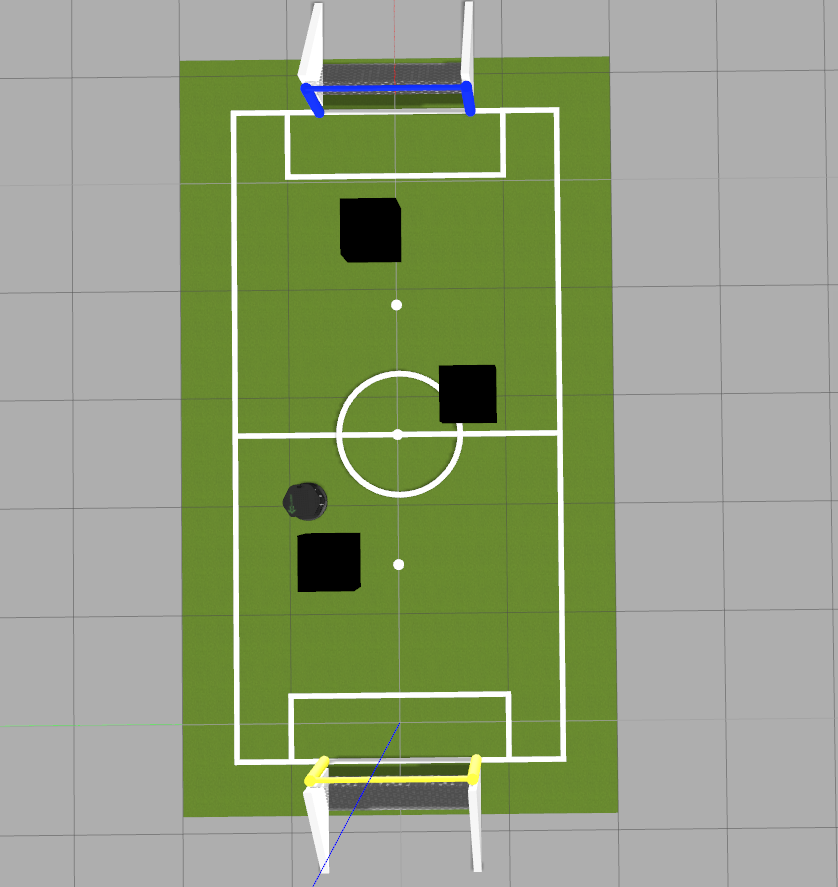
#> input picture ros_scripts/map.png, 838 x 887 px, found by its file name
$ python Ros_circle.py
#> lines starting #> are read from the running program, lines starting #| are printed output that depends on the picture; after the words box and inside, x2 and y2 are one past the last pixel; in counts of white or black regions, pixels touching at a corner belong together
import cv2
import cv2 as cv
import numpy as np
import os
import pandas as pd
import csv
import timeit
# import imutils
import json
import base64
from itertools import islice
readimg=cv.imread('map.png')
#> readimg is the input picture: shape (887, 838, 3); mean B, G, R 124.3, 157.9, 145.4

gray = cv.cvtColor(readimg, cv.COLOR_BGR2GRAY)
gray = cv.bilateralFilter(gray, 21, 75, 75)
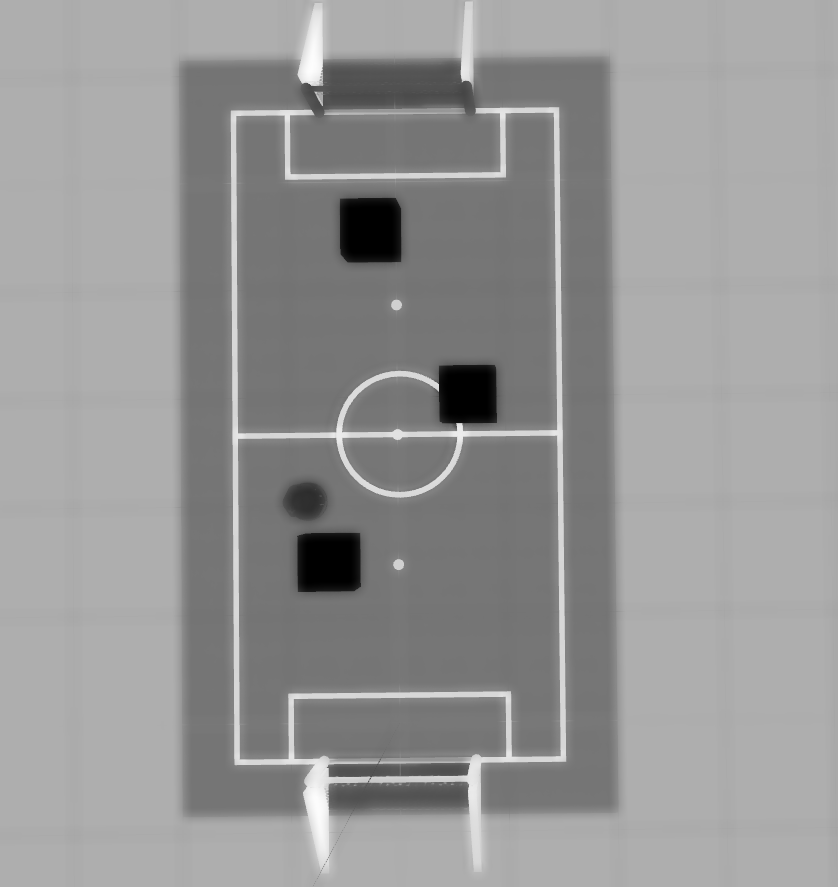
#> gray: shape (887, 838); min 0, max 253, mean 150
gray = cv.medianBlur(gray, 3)

sobelx = cv.Sobel(gray, cv.CV_64F, 1, 0, ksize=3)
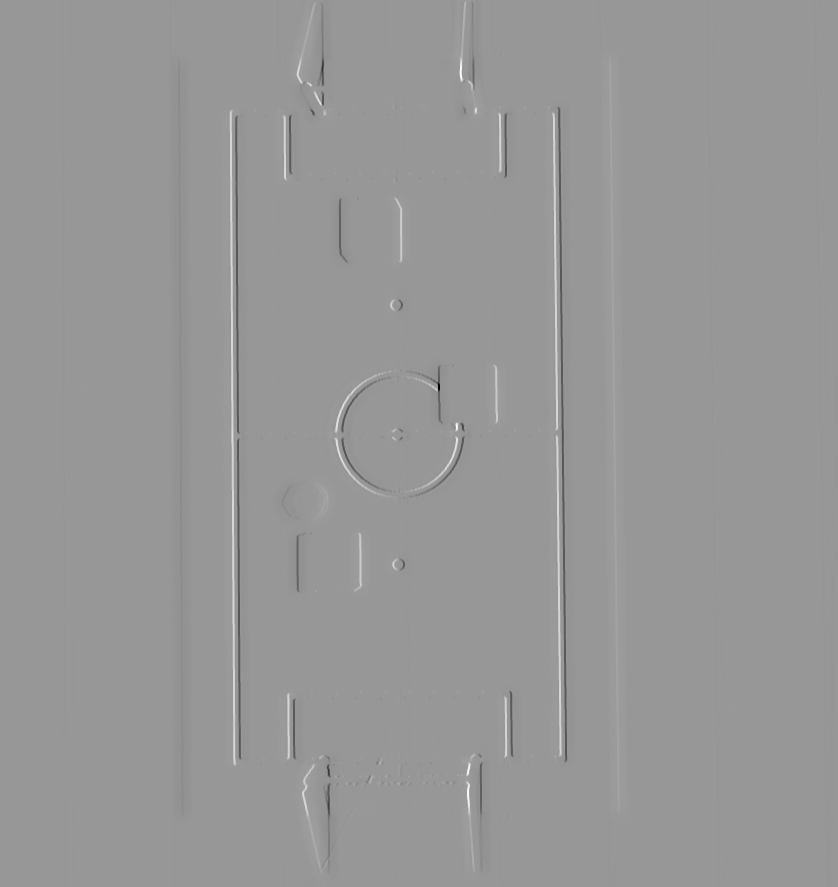
#> sobelx: shape (887, 838) float64; min -819, max 562, mean 0; drawn with min black and max white
sobely = cv.Sobel(gray, cv.CV_64F, 0, 1, ksize=3)
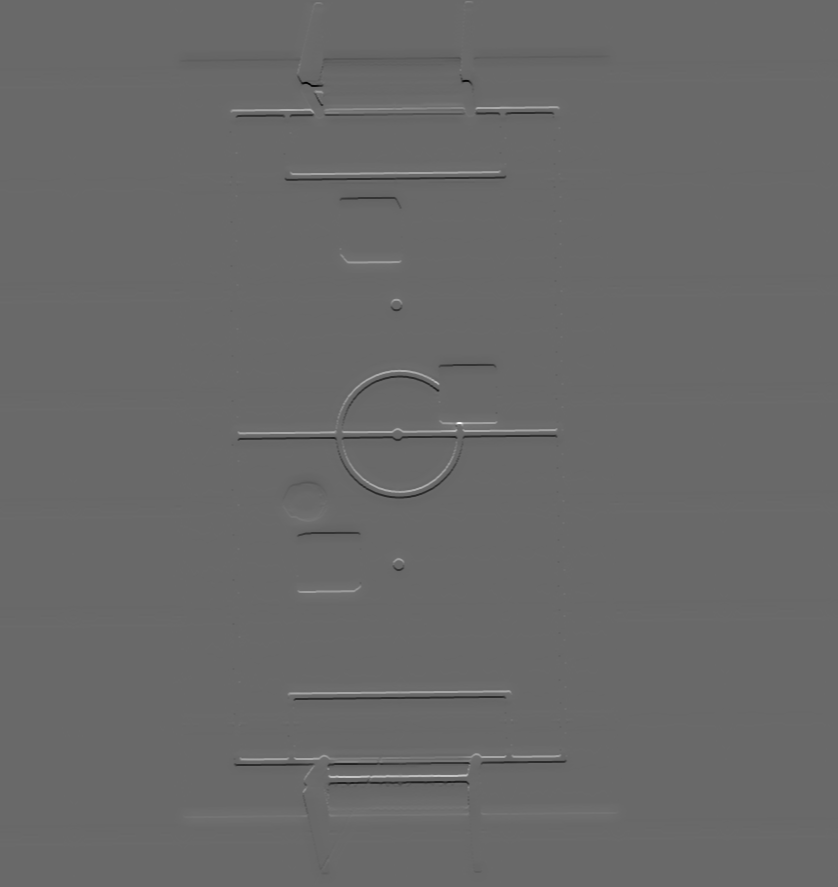
#> sobely: shape (887, 838) float64; min -589, max 832, mean 0; drawn with min black and max white
sobelx = cv.convertScaleAbs(sobelx)
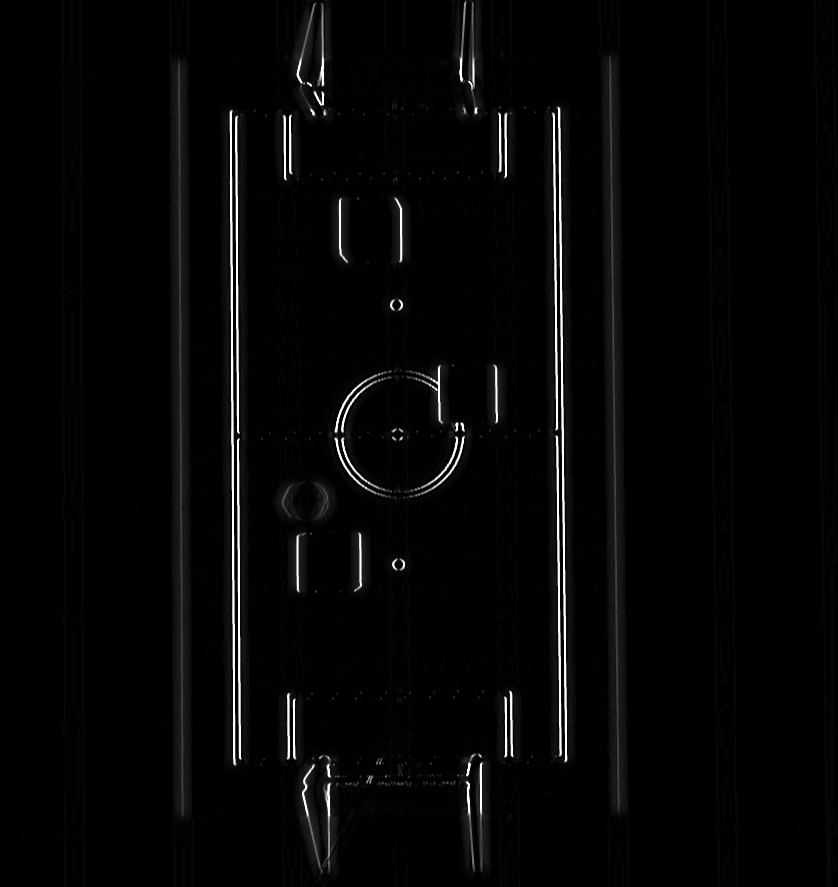
#> sobelx: shape (887, 838); min 0, max 255, mean 5.8
sobely = cv.convertScaleAbs(sobely)
sobelxy = cv.addWeighted(sobelx, 0.5, sobely, 0.5, 0)
edges = cv.Canny(sobelxy, 50, 150)
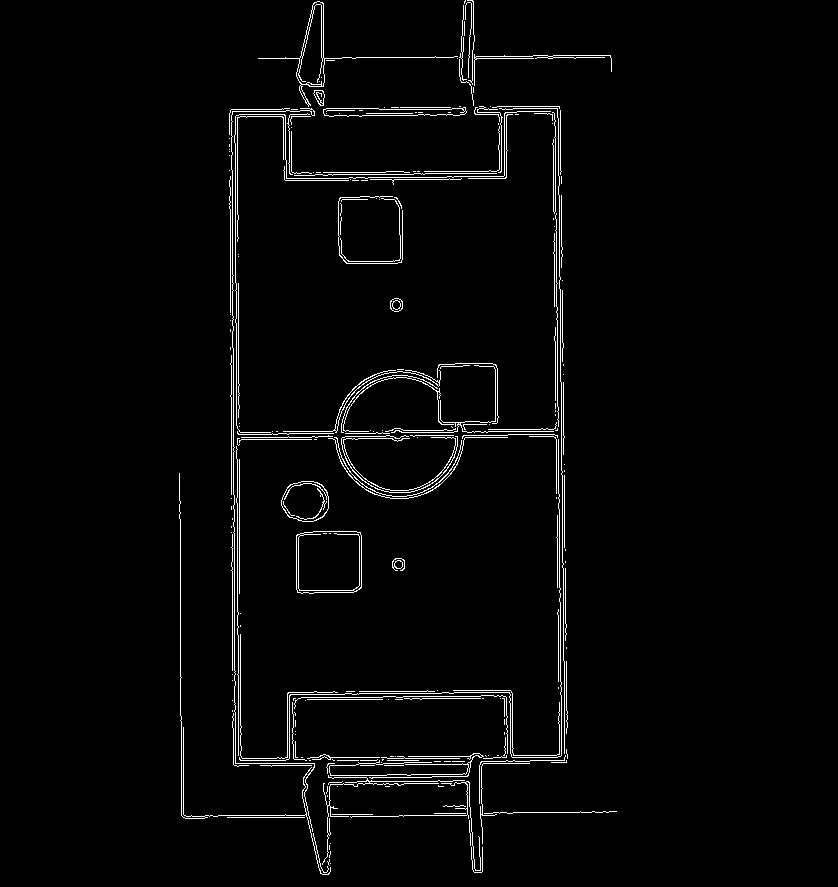
#> edges: shape (887, 838); 2.4% white in thin lines or dots, all inside (x1, y1, x2, y2) = (179, 0, 617, 875)

# [13 lines of commented-out code are left out]
circles = cv.HoughCircles(edges, cv.HOUGH_GRADIENT, 1, 3000, param1=100, param2=30, minRadius=00, maxRadius=40)
#> circles = [[306.5, 502.5, 22.7]]

if np.any(circles != None):
    circles = np.uint16(np.around(circles))  # 取整
#> circles = [[306, 502, 23]]
else:
    circles = np.array([[[0, 0, 0]]])

choose = circles[0, :]
#> choose = [[306, 502, 23]]

for i in circles[0, :]:
    # 画出来圆的边界
    cv.circle(readimg, (i[0], i[1]), i[2], (0, 0, 255), 2)
    # 画出来圆心
    cv.circle(readimg, (i[0], i[1]), 2, (0, 255, 255), 3)
#> this loop made 1 pass
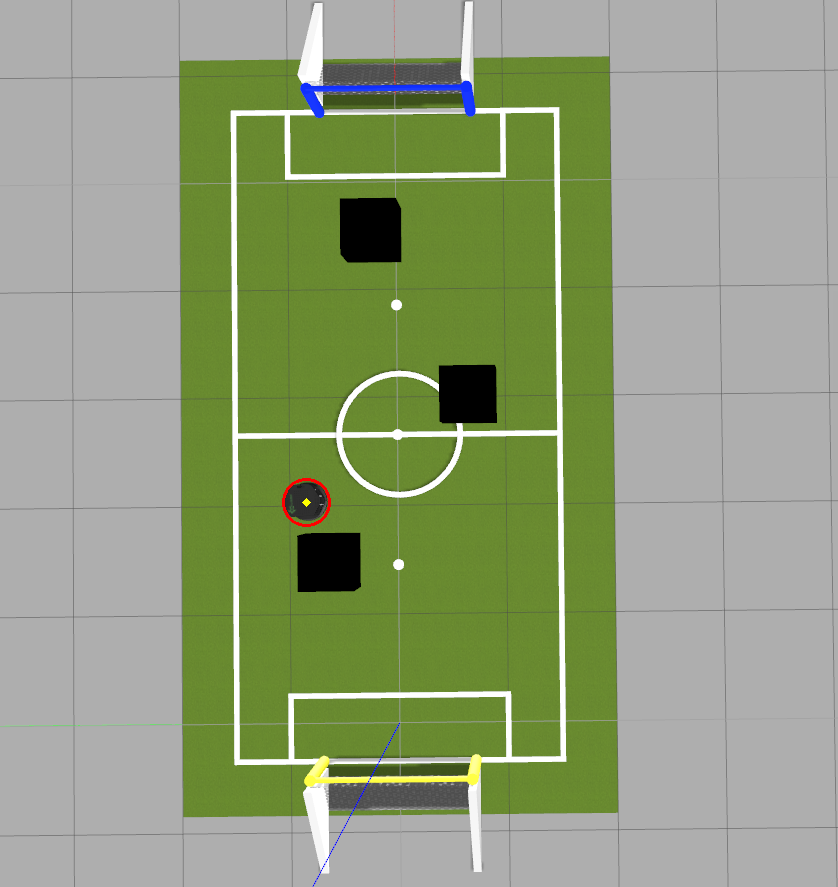
#> readimg: shape (887, 838, 3); 0.06% of pixels changed, all inside (x1, y1, x2, y2) = (282, 478, 331, 527)

cv.imshow("Circle", readimg)
cv.waitKey()
cv.destroyAllWindows()
print('choose',choose)
#| choose [[306 502  23]]
# print('choose[]',choose[0, 2]), (choose[0, 0]), (choose[0, 1])
r, x, y = (choose[0, 2]), (choose[0, 0]), (choose[0, 1])
#> r = 23; x = 306; y = 502
print(r,x,y)
#| 23 306 502

$ run again, with ros_scripts/challenge1.png copied over ros_scripts/map.png
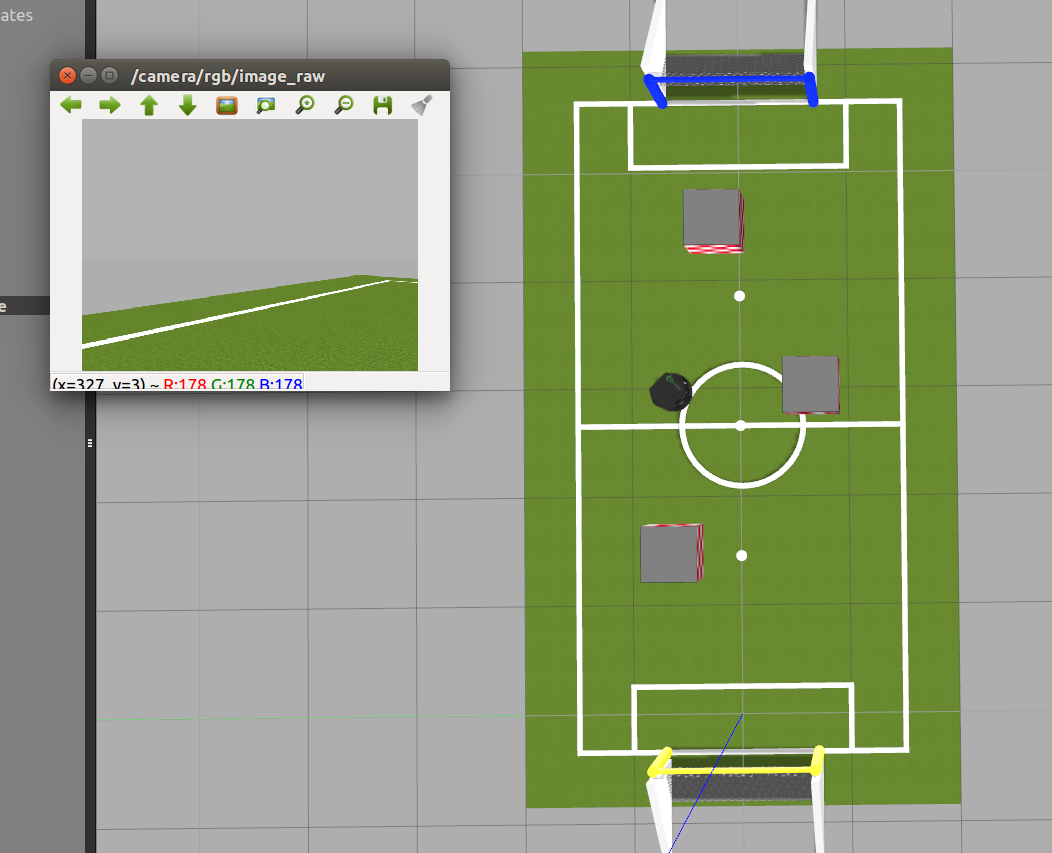
#> input picture ros_scripts/challenge1.png, 1052 x 853 px, found by its file name
#> readimg is the input picture: shape (853, 1052, 3); mean B, G, R 126.2, 156.9, 145.7
#> `sobely = cv.Sobel(gray, cv.CV_64F, 0, 1, ksize=3)`:
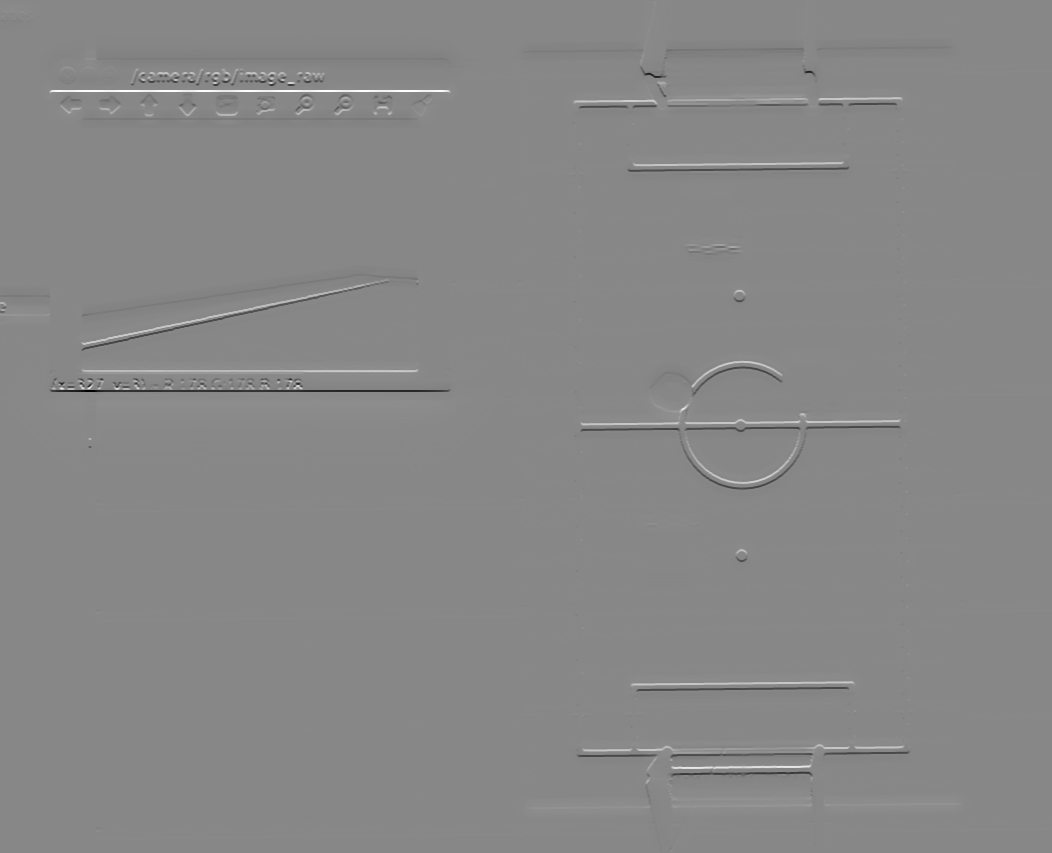
#> sobely: shape (853, 1052) float64; min -734, max 644, mean 0; drawn with min black and max white
#> `edges = cv.Canny(sobelxy, 50, 150)`:
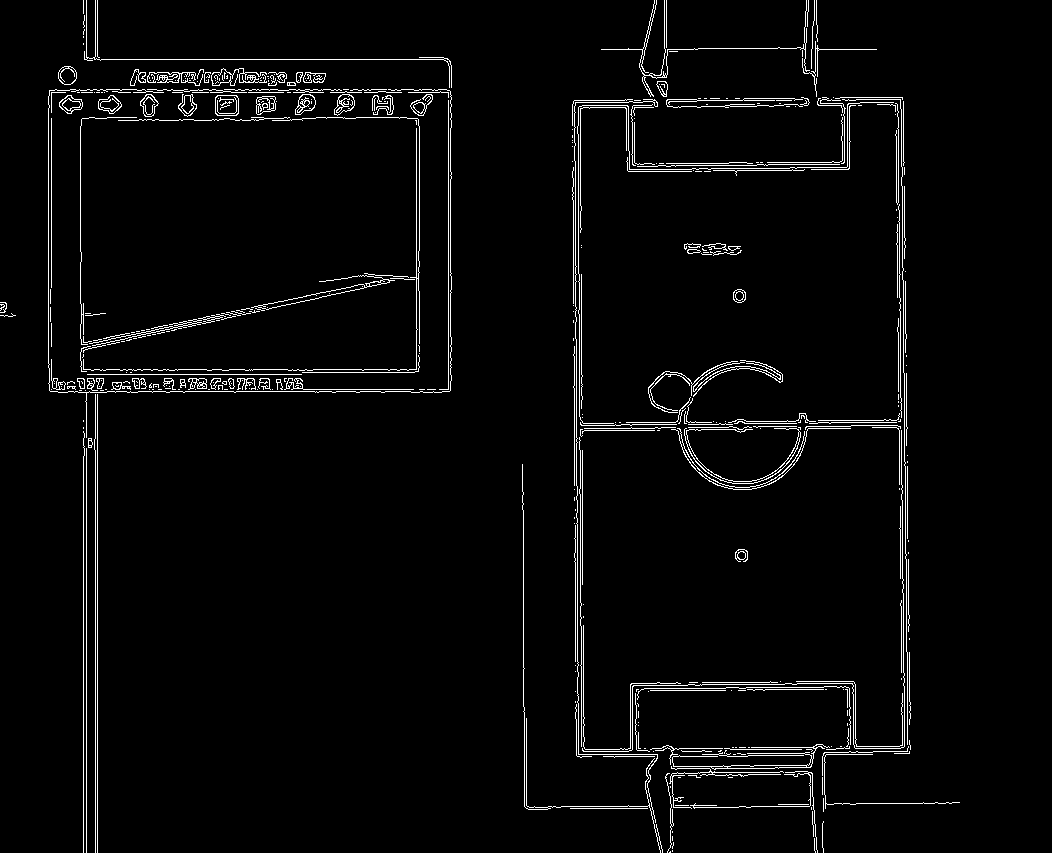
#> edges: shape (853, 1052); 3% white in thin lines or dots
#> circles = None

$ run again, with ros_scripts/chess1.png copied over ros_scripts/map.png
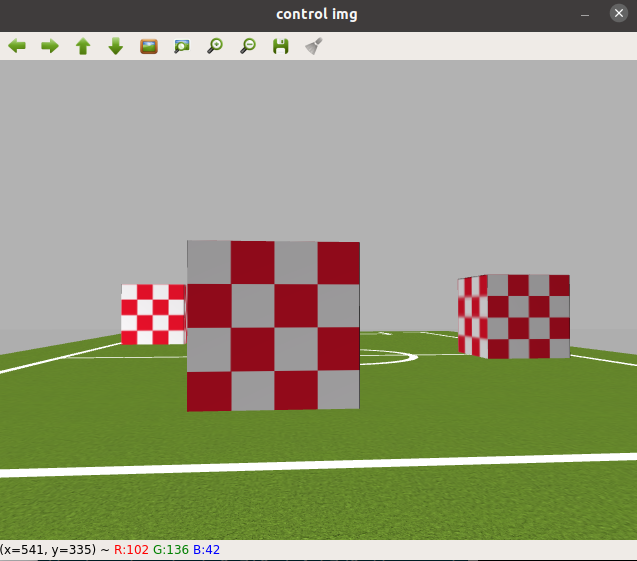
#> input picture ros_scripts/chess1.png, 637 x 561 px, found by its file name
#> readimg is the input picture: shape (561, 637, 3); mean B, G, R 125.9, 152.4, 151.3
#> `edges = cv.Canny(sobelxy, 50, 150)`:
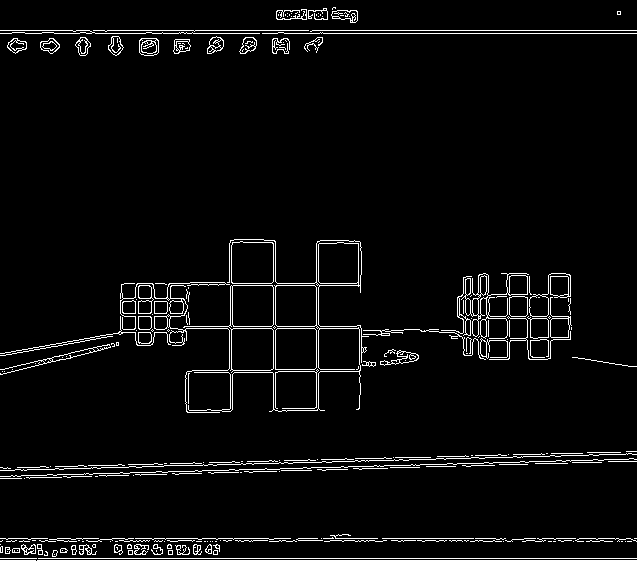
#> edges: shape (561, 637); 4.1% white in thin lines or dots
#> `circles = cv.HoughCircles(edges, cv.HOUGH_GRADIENT, 1, 3000, param1=10..`: circles = [[499.5, 322.5, 33.8]]
#> `circles = np.uint16(np.around(circles))`: circles = [[500, 322, 34]]
#> the loop `for i in circles[0, :]:` made 1 pass
#> after the loop `for i in circles[0, :]:`:
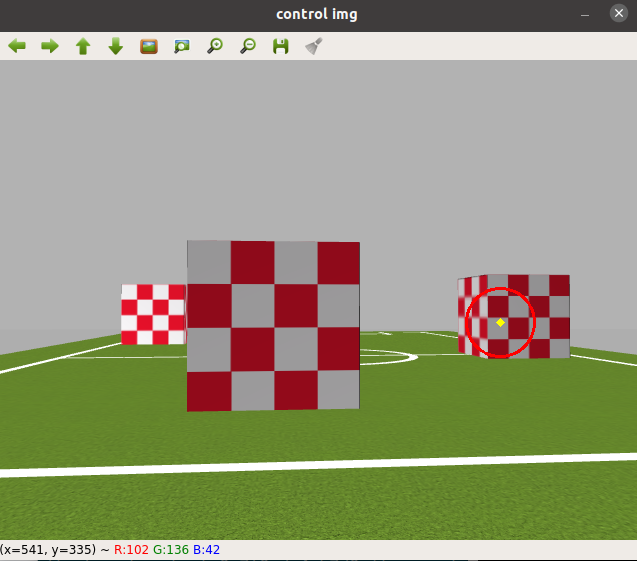
#> readimg: shape (561, 637, 3); 0.19% of pixels changed, all inside (x1, y1, x2, y2) = (465, 287, 536, 358)
#| choose [[500 322  34]]
#> r = 34; x = 500; y = 322
#| 34 500 322
